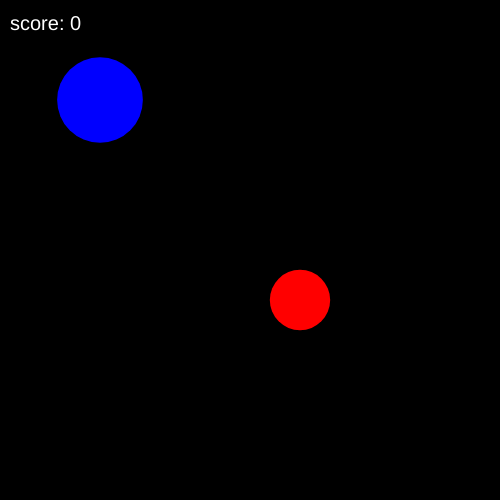
Frame 1 (no input)
Frame 60 (no input): identical to frame 1, image omitted
Frame 120 (the mouse pressed at the canvas centre since frame 60): identical to frame 1, image omitted

The p5.js sketch that drew this single still picture (run headless with seeded random() and noise() and a simulated clock; from frame 60 on, the mouse is pressed at the canvas centre):

// p5.js sketch
// ── sketch.js
let myXPos = 100;
let myYPos = 100;
let mySize;

let enemyXPos = 300;
let enemyYPos = 300;
let enemySize;
let score = 0
function setup() {
  createCanvas(500, 500);
  noStroke();

  mySize = random(50, 100);
  enemySize = random(50, 100);

}

function draw() {
  background(0);


  fill(255)
  textSize(20)
  text("score: " + score, 10, 30)

  fill(255, 0, 0);
  ellipse(enemyXPos, enemyYPos, enemySize, enemySize);

  fill(0, 0, 255);
  ellipse(myXPos, myYPos, mySize, mySize);

  if (keyIsDown(LEFT_ARROW)) {
    myXPos -= 3;
  }

  if (keyIsDown(RIGHT_ARROW)) {
    myXPos += 3;
  }

  if (keyIsDown(UP_ARROW)) {
    myYPos -= 3;
  }

  if (keyIsDown(DOWN_ARROW)) {
    myYPos += 3;
  }

  let distance = dist(myXPos, myYPos, enemyXPos, enemyYPos);

  if (distance <= (mySize / 2) + (enemySize / 2)) {
   enemyXPos = random(width)
     enemyYPos = random(height)
    score +=1;
  }


}
